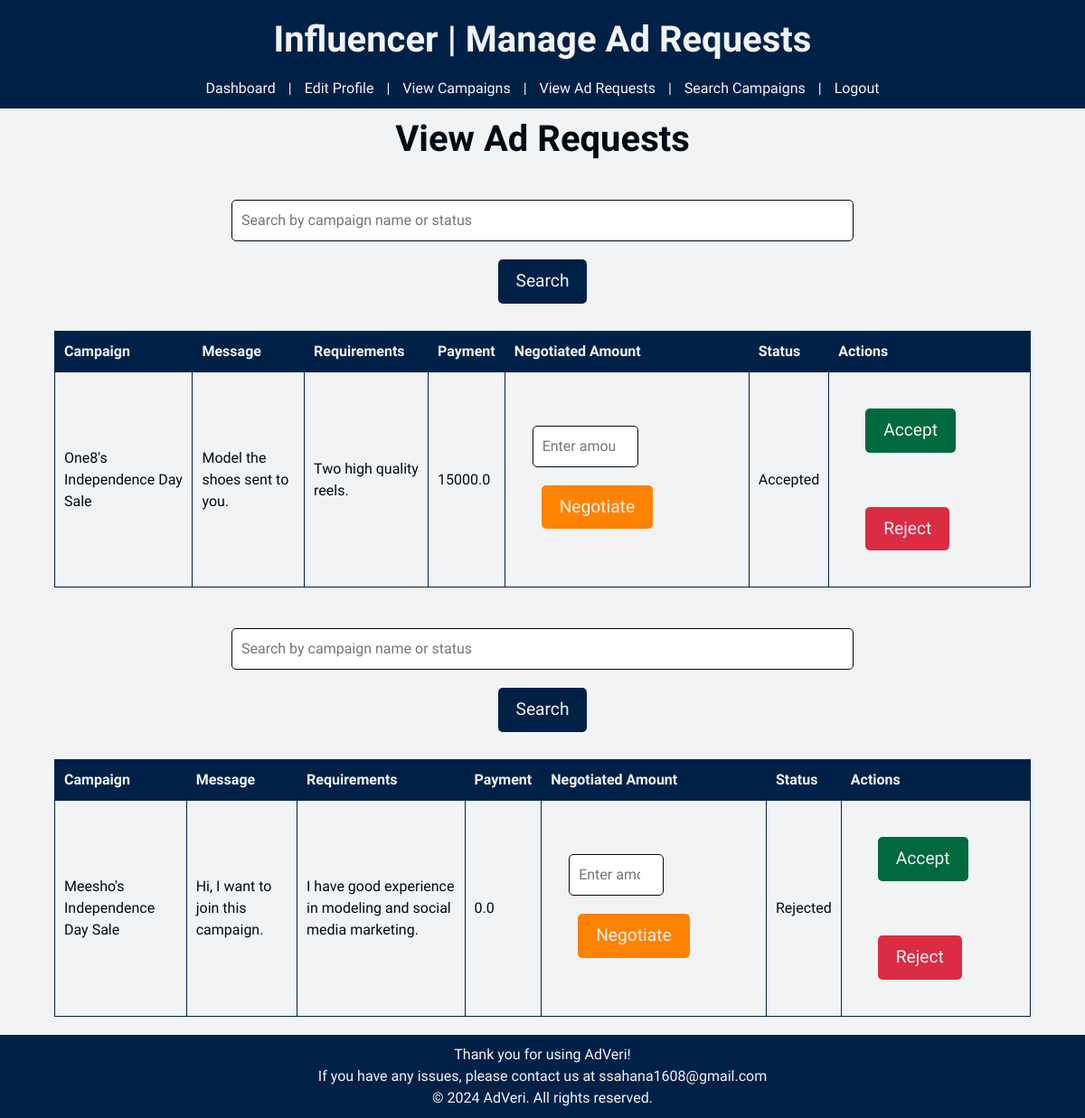
Screenshot of /influencer/ad_requests (signed in) with the database file from the repository.
### models.py (models this page shows)
class AdRequest(db.Model):
    __tablename__ = 'ad_requests'
    id = db.Column(db.Integer, primary_key=True, autoincrement=True)
    sponsor_id = db.Column(db.Integer, db.ForeignKey('sponsors.user_id'), nullable=False)
    campaign_id = db.Column(db.Integer, db.ForeignKey('campaigns.id'), nullable=False)
    influencer_id = db.Column(db.Integer, db.ForeignKey('influencers.user_id'), nullable=False)
    messages = db.Column(db.Text, nullable=True)
    requirements = db.Column(db.Text, nullable=False)
    payment_amount = db.Column(db.Float, nullable=False)
    negotiated_amount = db.Column(db.Float, default = 0, nullable=False)
    status = db.Column(db.String(50), nullable=False)

class Campaign(db.Model):
    __tablename__ = 'campaigns'
    id = db.Column(db.Integer, primary_key=True, autoincrement=True)
    sponsor_id = db.Column(db.Integer, db.ForeignKey('sponsors.user_id'), nullable=False)
    name = db.Column(db.String(120), nullable=False)
    description = db.Column(db.Text, nullable=False)
    start_date = db.Column(db.Date, nullable=False)
    end_date = db.Column(db.Date, nullable=False)
    budget = db.Column(db.Float, nullable=False)
    visibility = db.Column(db.String(20), nullable=False)
    goals = db.Column(db.Text, nullable=False)
    ad_requests = db.relationship('AdRequest', backref='campaign', lazy=True, cascade="all, delete-orphan")
    flagged = db.relationship('Flagged', backref='campaign', lazy=True, cascade="all, delete-orphan")

### app.py (the view, shortened to what this page needs)
@app.route('/influencer/ad_requests', methods = ['GET', 'POST'])
def influencer_manage_ad_requests():
    if 'user_id' not in session or session.get('role') != 'Influencer':
        flash('Please log in to access this page.', 'error')
        return redirect(url_for('login'))
    influencer_id = session.get('user_id')
    search_query = request.args.get('search', '')
    if search_query:
        ad_requests = AdRequest.query.filter(
            AdRequest.influencer_id == influencer_id,
            (Campaign.name.ilike(f'%{search_query}%') |
             AdRequest.status.ilike(f'%{search_query}%'))
        ).join(Campaign, AdRequest.campaign_id == Campaign.id).all()
    else:
        ad_requests = AdRequest.query.filter_by(influencer_id = influencer_id).join(Campaign).all()
    return render_template('influencer/requests.html',
                           ad_requests = ad_requests)

### templates/influencer/requests.html (shortened to what this page needs)
<!DOCTYPE html>
<html lang="en">
    <head>
        <link href="https://cdn.jsdelivr.net/npm/bootstrap@5.0.2/dist/css/bootstrap.min.css" rel="stylesheet">
        <link rel="stylesheet" href="{{ url_for('static', filename='styles.css') }}">
    </head>
    <body>
        <header>
            <h1>Influencer | Manage Ad Requests</h1>
            <a href="{{ url_for('influencer_dashboard') }}">Dashboard</a> |
            <a href="{{ url_for('influencer_edit_profile') }}">Edit Profile</a> |
            <a href="{{ url_for('influencer_view_campaigns')}}">View Campaigns</a> |
            <a href="{{ url_for('influencer_manage_ad_requests') }}">View Ad Requests</a> |
            <a href="{{ url_for('influencer_search_campaigns') }}">Search Campaigns</a> |
            <a href="{{ url_for('logout') }}">Logout</a>
        </header>
        <h1>View Ad Requests</h1>
        {% if ad_requests %}
            {% for ad_request in ad_requests %}
                <form method="GET" action="{{ url_for('influencer_manage_ad_requests') }}">
                    <input type="text" name="search" placeholder="Search by campaign name or status" value="{{ request.args.get('search', '') }}">
                    <button type="submit" class="btn btn-search">Search</button>
                </form>
                <table>
                    <thead>
                        <tr>
                            <th>Campaign</th>
                            <th>Message</th>
                            <th>Requirements</th>
                            <th>Payment</th>
                            <th>Negotiated Amount</th>
                            <th>Status</th>
                            <th>Actions</th>
                        </tr>
                    </thead>
                    <tbody>
                        <tr>
                            <td>{{ ad_request.campaign.name }}</td>
                            <td>{{ ad_request.messages }}</td>
                            <td>{{ ad_request.requirements }}</td>
                            <td>{{ ad_request.payment_amount }}</td>
                            <td>
                                <form method="POST" style="display:inline-block;">
                                    <input type="number" name="negotiated_amount" placeholder="Enter amount">
                                    <button class="btn btn-negotiate" name="action" value="negotiate">Negotiate</button>
                                </form>
                            </td>
                            <td>{{ ad_request.status }}</td>
                            <td>
                                <form method="POST" style="display:inline-block;">
                                    <button class="btn btn-accept" name="action" value="accept">Accept</button>
                                </form>
                                <form method="POST" style="display:inline-block;">
                                    <button class="btn btn-reject" name="action" value="reject">Reject</button>
                                </form>
                            </td>
                        </tr>
                    </tbody>
                </table>
            {% endfor %}
        {% else %}
            <p>No ad requests found.</p>
        {% endif %}
        <footer>
            Thank you for using AdVeri! <br>
            If you have any issues, please contact us at ssahana1608@gmail.com <br>
            &copy; 2024 AdVeri. All rights reserved.
        </footer>
    </body>
</html>

### static/styles.css (style rules this page uses)
:root { --rich-black: #010b13ff; --oxford-blue: #002147ff; --rusty-red: #da2c43ff; --antiflash-white: #f2f3f4ff; --ut-orange: #ff8200ff; --dartmouth-green: #00693eff; }
body { font-family: 'Work Sans', sans-serif; color: var(--rich-black); background-color: var(--antiflash-white); align-items: center; margin: 0; padding: 0; text-align: center; display: flex; flex-direction: column; justify-content: center; }
h1, h2, h3 { text-align: center; padding: 10px; font-weight: bold; }
header { font-family: 'Eagle Lake', cursive; background-color: var(--oxford-blue); color: var(--antiflash-white); text-align: center; margin: 0; font-size: 1rem; top: 0; width: 100%; text-align: center; left: 0; padding: 10px; }
footer { color: var(--antiflash-white); font-family: 'Eagle Lake', sans-serif; background-color: var(--oxford-blue); text-align: center; margin: 0; font-size: 1rem; bottom: 0; width: 100%; text-align: center; left: 0; z-index: 999; padding: 10px; }
a { background-color: var(--oxford-blue); color: var(--antiflash-white); text-decoration: none; padding: 5px 10px; }
.btn { display: inline-block; font-family: 'Work Sans', sans-serif; padding: 10px 20px; margin: 10px; color: var(--antiflash-white); text-decoration: none; font-size: 1.2em; border-radius: 5px; border: none; cursor: pointer; }
.btn-search { background-color: var(--oxford-blue); }
.btn-negotiate { background-color: var(--ut-orange); }
.btn-accept { background-color: var(--dartmouth-green); }
.btn-reject { background-color: var(--rusty-red); }
input, select { padding: 10px; margin-bottom: 10px; border-radius: 5px; width: 300px; }
table { width: 90%; border-collapse: collapse; margin-bottom: 20px; justify-content: center; align-items: center; }
th { background-color: var(--oxford-blue); color: var(--antiflash-white); font-weight: bold; border: 1px solid var(--oxford-blue); padding: 10px; text-align: left; }
td { border: 1px solid var(--oxford-blue); padding: 10px; text-align: left; }
form { background-color: var(--antiflash-white); color: var(--rich-black); padding: 20px; border-radius: 10px; width: 75%; display: flex; flex-direction: column; align-items: center; }
form input, form textarea, form select { width: 80%; padding: 10px; margin-top: 5px; margin-bottom: 10px; border: 1px solid var(--rich-black); border-radius: 5px; }
form button { color: var(--antiflash-white); padding: 10px 20px; border: none; border-radius: 5px; cursor: pointer; }

### rows the page displays
AdRequest: campaign.name "One8's Independence Day Sale", messages "Model the shoes sent to you.", requirements "Two high quality reels.", payment_amount "15000.0", status "Accepted"
AdRequest: campaign.name "Meesho's Independence Day Sale", messages "Hi, I want to join this campaign.", requirements "I have good experience in modeling and social media marketing.", payment_amount "0.0", status "Rejected"
